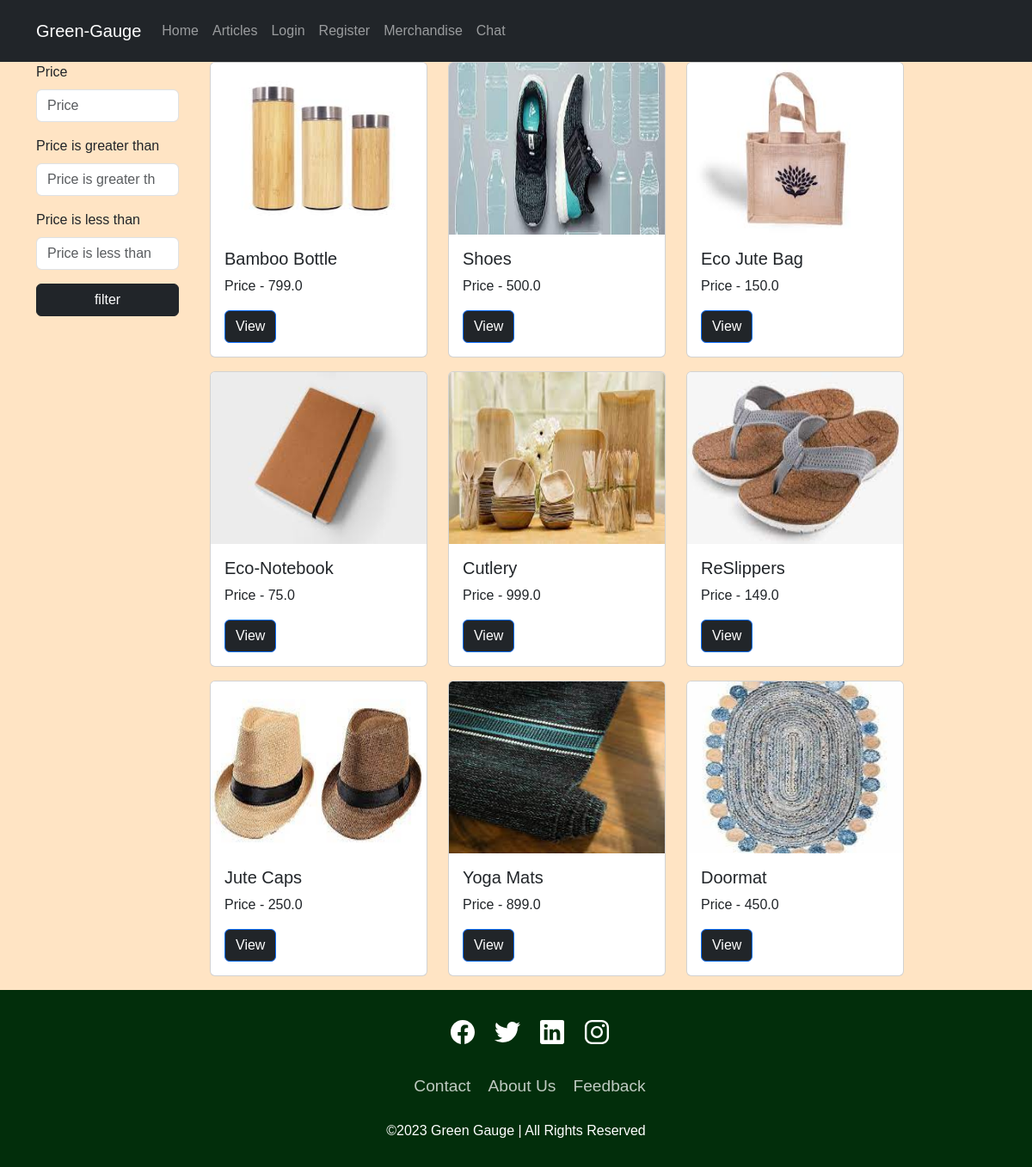
The app's page /merchandise/ with its own data.
### merchandise/models.py (models this page shows, shortened)
class Merchandise(models.Model):
    name = models.CharField(max_length=100)
    price = models.FloatField(default=0.0)
    description = models.TextField(default='')
    image = models.ImageField(upload_to='merchandise', blank=True)

### merchandise/views.py (the view)
# urls.py: path('merchandise/',include('merchandise.urls')),
def merchandise(request):
    f = MerchandiseFilter(request.GET, queryset=Merchandise.objects.all())
    context = {
        'merchandise': f,
    }
    return render(request, 'merchandise/merchandise.html', context)

### templates/merchandise/merchandise.html (shortened to what this page needs)
{% extends 'layout/base.html' %}
{% load static %}
{% load django_bootstrap5 %}
{% block content %}
<div class="container">
  <div class="row">
    <div class="col-md-2">
      <form>
        {% bootstrap_form merchandise.form %}
        <div class="d-grid gap-2">
          <button class="btn btn-dark">filter</button>
        </div>
      </form>
    </div>
    <div class="col-md-9">
      <div class="container">
        <div class="row">
          {% for product in merchandise.qs %}
          <div class="col-md-4 mb-3">
            <div class="card">
              <img class="card-img-top" src="{{ product.image.url }}" alt="Card image cap">
              <div class="card-body">
                <h5 class="card-title">{{ product.name }}</h5>
                <p class="card-text">Price - {{ product.price }}</p>
                <a href="{% url 'merchandise_detail' product.id %}" class="btn btn-primary bg-dark">View</a>
              </div>
            </div>
          </div>
          {% endfor %}
        </div>
      </div>
    </div>
  </div>
</div>
{% endblock %}

### templates/layout/base.html (shortened to what this page needs)
{% load django_bootstrap5 %}
<!DOCTYPE html>
<html lang="en">
<head>
    {% bootstrap_css %}
    <link rel="stylesheet" href="https://cdnjs.cloudflare.com/ajax/libs/font-awesome/5.15.3/css/all.min.css">
</head>
<body>
    <header>
        {% include 'partials/navbar.html' %}
    </header>
    <main>
        {% block content %} {% endblock %}
    </main>
    <footer>
        {% include 'partials/footer.html' %}

### templates/partials/navbar.html (shortened to what this page needs)
<nav class="navbar navbar-expand-lg navbar-dark bg-dark py-3">
    <div class="container">
        <a class="navbar-brand" href="#">Green-Gauge</a>
        <div class="collapse navbar-collapse" id="collapsibleNavId">
            <ul class="navbar-nav me-auto mt-2 mt-lg-0">
                <li class="nav-item">
                    <a class="nav-link" href="/" aria-current="page">Home </a>
                    </li>
                    <li class="nav-item">
                        <a class="nav-link" href="{% url 'blogs' %}">
                            Articles
                        </a>
                    </li>
                    {% if user.is_authenticated %}
                    {% if user.is_superuser %}
                    <li class="nav-item">
                        <a class="nav-link" href="{% url 'admin:index' %}" aria-current="page">Admin<span
                            class="visually-hidden">(current)</span>
                        </a>
                    </li>
                    {% endif %}
                    <li class="nav-item">
                        <a class="nav-link" href="{% url 'account_logout' %}" aria-current="page">{{user}}, Logout<span
                            class="visually-hidden">(current)</span>
                        </a>
                    </li>
                    {% else %}
                    <li class="nav-item">
                        <a class="nav-link" href="{% url 'account_login' %}" aria-current="page">Login
                        </a>
                    </li>
                    <li class="nav-item">
                        <a class="nav-link" href="{% url 'account_signup' %}" aria-current="page">Register
                        </a>
                    </li>
                    {% endif %}
                    <li class="nav-item">
                        <a class="nav-link" href="{% url 'merchandise' %}">
                            Merchandise
                        </a>
                    </li>
                    <li class="nav-item">
                        <a class="nav-link" href="{% url 'index' %}">
                            Chat
                        </a>
                    </li>
                </ul>
            </div>
        </div>
    </nav>

### templates/partials/footer.html (shortened to what this page needs)
<footer class="footer">
  <ul class="social-icon">
    <li class="social-icon__item"><a class="social-icon__link" href="#">
        <ion-icon name="logo-facebook"></ion-icon>
      </a></li>
    <li class="social-icon__item"><a class="social-icon__link" href="#">
        <ion-icon name="logo-twitter"></ion-icon>
      </a></li>
    <li class="social-icon__item"><a class="social-icon__link" href="https://www.linkedin.com/in/abhishek-awasthi22/">
        <ion-icon name="logo-linkedin"></ion-icon>
      </a></li>
    <li class="social-icon__item"><a class="social-icon__link" href="#">
        <ion-icon name="logo-instagram"></ion-icon>
      </a></li>
  </ul>
  <ul class="menu">
    <li class="menu__item"><a class="menu__link" href="{% url 'contact' %}">Contact</a></li>
    <li class="menu__item"><a class="menu__link" href="{% url 'about' %}">About Us</a></li>
    <li class="menu__item"><a class="menu__link" href="{% url 'feedback' %}">Feedback</a></li>
  </ul>
  <p>&copy;2023 Green Gauge | All Rights Reserved</p>
</footer>

### templates/merchandise/merchandise.html (style rules this page uses)
main { background-color: bisque; }
.card-img-top { height: 200px; aspect-ratio: 16/9; }

### records on screen
Merchandise: image (picture), name "Bamboo Bottle", price "799.0"
Merchandise: image (picture), name "Shoes", price "500.0"
Merchandise: image (picture), name "Eco Jute Bag", price "150.0"
Merchandise: image (picture), name "Eco-Notebook", price "75.0"
Merchandise: image (picture), name "Cutlery", price "999.0"
Merchandise: image (picture), name "ReSlippers", price "149.0"
Merchandise: image (picture), name "Jute Caps", price "250.0"
Merchandise: image (picture), name "Yoga Mats", price "899.0"
Merchandise: image (picture), name "Doormat", price "450.0"
